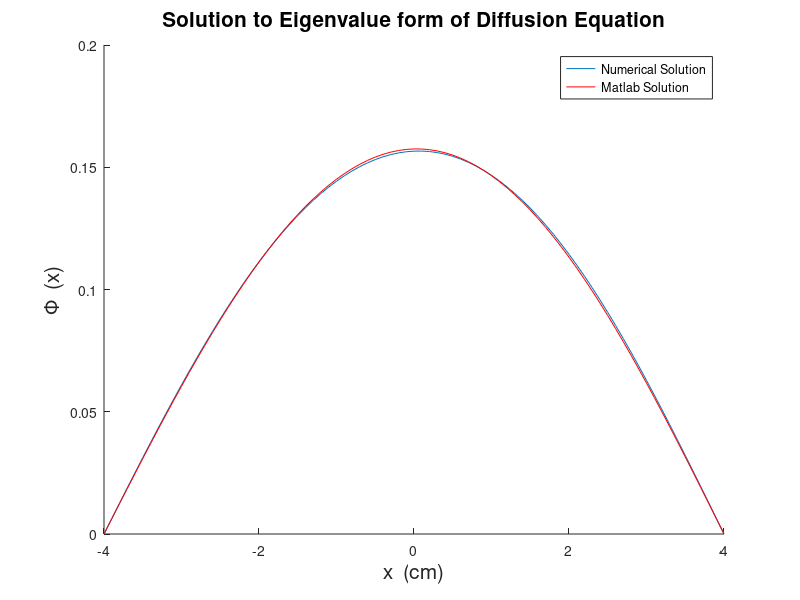

Recreate this plot in MATLAB.
%%NE_155_HW6_Problem_6
a=4; D=1; sig=0.7; S=8; vsig=.6; h=.1;
n=2*a/h;

A=zeros(n-1);
A(1,1)=2*D/h^2 +sig;
A(1,2)=-D/h^2;
A(n-1,n-2)=-D/h^2;
A(n-1,n-1)=2*D/h^2 +sig;

for j=2:n-2
        A(j,j)=2*D/h^2 +sig;
        A(j,j+1)=-D/h^2;
        A(j,j-1)=-D/h^2;
end

F= vsig*eye(n-1);

B=inv(A)*F;

lambda=eig(B);

k=max(lambda)


a=4; D=1; sig=0.7; S=8; vsig=.6; h=.1;
n=2*a/h;

%Step 1 intial values
k_0=1;
phi_0=ones(n-1,1)/norm(ones(n-1,1));

%Step 2 Elements of A
A=zeros(n-1);
A(1,1)=2*D/h^2 +sig;
A(1,2)=-D/h^2;
A(n-1,n-2)=-D/h^2;
A(n-1,n-1)=2*D/h^2 +sig;

for j=2:n-2
        A(j,j)=2*D/h^2 +sig;
        A(j,j+1)=-D/h^2;
        A(j,j-1)=-D/h^2;
end

%Step 3 Intial fission source
F= vsig*eye(n-1);
Q_0=F*phi_0;

%Step 4 a' solve for phi using GS
Diag=diag(diag(A));
L=tril(A)-Diag;
U=triu(A)-Diag;

b=(1/k_0)*Q_0;
phi_m=(-1)*inv(Diag+L)*U*phi_0+inv(Diag+L)*b;

%Step 4b' next fission source
Q_m=F*phi_m;
    
%Step 4c' next eigen value
k_m=k_0*sum(Q_m)/sum(Q_0);

%Step 4d' convergence
e1=abs(k_m-k_0);
e2=norm(abs(phi_m-phi_0));

%Repeat
iterations=1;
while e1 > 10^-4 | e2 > 10^-4
   iterations=iterations+1;
   k_0=k_m;
   Q_0=Q_m;
   b=1/k_m*Q_0;
   phi_0=phi_m;
   phi_m=(-1)*inv(Diag+L)*U*phi_0+inv(Diag+L)*b;
   Q_m=F*phi_m;
   k_m=k_0*sum(Q_m)/sum(Q_0);
   
   e1=abs(k_m-k_0);
   e2=norm(abs(phi_m-phi_0));
end

phi_m=phi_m/norm(phi_m);

phi_n=zeros(n+1,1);
phi_n(2:n)=phi_m;
PHI=(B*phi_m)/k;
PHI=PHI/norm(PHI);
phi_e=zeros(n+1,1);
phi_e(2:n)=PHI;


relative_error=norm(abs(phi_m-PHI)./phi_m)
absolute_error=norm(abs(phi_m-PHI))

x=[-4:.1:4];
hold on
plot(x,phi_n)
plot(x,phi_e,'r')

ylabel('\Phi  (x)', 'FontSize',15)
xlabel('x  (cm)', 'FontSize',15)
title('Solution to Eigenvalue form of Diffusion Equation', 'FontSize', 15)
legend('Numerical Solution','Matlab Solution')


